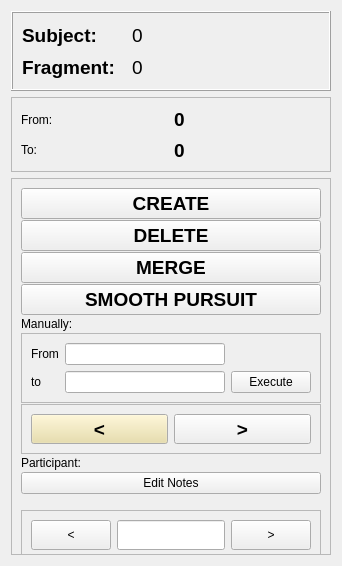
      <widget class="QWidget" name="page_manual">
       <layout class="QVBoxLayout" name="verticalLayout_8">
        <item>
         <widget class="QFrame" name="frameSubjectInfo_2">
          <property name="minimumSize">
           <size>
            <width>0</width>
            <height>80</height>
           </size>
          </property>
          <property name="maximumSize">
           <size>
            <width>16777215</width>
            <height>80</height>
           </size>
          </property>
          <property name="frameShape">
           <enum>QFrame::Box</enum>
          </property>
          <property name="frameShadow">
           <enum>QFrame::Raised</enum>
          </property>
          <layout class="QGridLayout" name="gridLayout_9">
           <property name="topMargin">
            <number>7</number>
           </property>
           <property name="bottomMargin">
            <number>7</number>
           </property>
           <property name="horizontalSpacing">
            <number>10</number>
           </property>
           <property name="verticalSpacing">
            <number>2</number>
           </property>
           <item row="0" column="1">
            <widget class="QLabel" name="lSubject">
             <property name="font">
              <font>
               <pointsize>14</pointsize>
              </font>
             </property>
             <property name="text">
              <string>0</string>
             </property>
            </widget>
           </item>
           <item row="0" column="0">
            <widget class="QLabel" name="label_19">
             <property name="minimumSize">
              <size>
               <width>100</width>
               <height>0</height>
              </size>
             </property>
             <property name="maximumSize">
              <size>
               <width>100</width>
               <height>16777215</height>
              </size>
             </property>
             <property name="font">
              <font>
               <pointsize>14</pointsize>
               <weight>75</weight>
               <bold>true</bold>
              </font>
             </property>
             <property name="text">
              <string>Subject:</string>
             </property>
            </widget>
           </item>
           <item row="1" column="0">
            <widget class="QLabel" name="label_20">
             <property name="minimumSize">
              <size>
               <width>100</width>
               <height>0</height>
              </size>
             </property>
             <property name="maximumSize">
              <size>
               <width>100</width>
               <height>16777215</height>
              </size>
             </property>
             <property name="font">
              <font>
               <pointsize>14</pointsize>
               <weight>75</weight>
               <bold>true</bold>
              </font>
             </property>
             <property name="text">
              <string>Fragment:</string>
             </property>
            </widget>
           </item>
           <item row="1" column="1">
            <widget class="QLabel" name="lSegment">
             <property name="font">
              <font>
               <pointsize>14</pointsize>
              </font>
             </property>
             <property name="text">
              <string>0</string>
             </property>
            </widget>
           </item>
          </layout>
         </widget>
        </item>
        <item>
         <widget class="QFrame" name="frameSegmentInfo_2">
          <property name="minimumSize">
           <size>
            <width>0</width>
            <height>75</height>
           </size>
          </property>
          <property name="maximumSize">
           <size>
            <width>16777215</width>
            <height>75</height>
           </size>
          </property>
          <property name="frameShape">
           <enum>QFrame::StyledPanel</enum>
          </property>
          <property name="frameShadow">
           <enum>QFrame::Raised</enum>
          </property>
          <layout class="QGridLayout" name="gridLayout_8">
           <item row="0" column="0">
            <widget class="QLabel" name="lLabel_6">
             <property name="text">
              <string>From:</string>
             </property>
            </widget>
           </item>
           <item row="0" column="1">
            <widget class="QLabel" name="lFrom">
             <property name="font">
              <font>
               <pointsize>14</pointsize>
               <weight>75</weight>
               <bold>true</bold>
              </font>
             </property>
             <property name="text">
              <string>0</string>
             </property>
            </widget>
           </item>
           <item row="1" column="0">
            <widget class="QLabel" name="lLabel_7">
             <property name="text">
              <string>To:</string>
             </property>
            </widget>
           </item>
           <item row="1" column="1">
            <widget class="QLabel" name="lTo">
             <property name="font">
              <font>
               <pointsize>14</pointsize>
               <weight>75</weight>
               <bold>true</bold>
              </font>
             </property>
             <property name="text">
              <string>0</string>
             </property>
            </widget>
           </item>
          </layout>
         </widget>
        </item>
        <item>
         <widget class="QFrame" name="frameMainButtons_2">
          <property name="layoutDirection">
           <enum>Qt::LeftToRight</enum>
          </property>
          <property name="frameShape">
           <enum>QFrame::StyledPanel</enum>
          </property>
          <property name="frameShadow">
           <enum>QFrame::Raised</enum>
          </property>
          <layout class="QVBoxLayout" name="verticalLayout_7">
           <property name="spacing">
            <number>1</number>
           </property>
           <item>
            <widget class="QPushButton" name="bCreate">
             <property name="sizePolicy">
              <sizepolicy hsizetype="Minimum" vsizetype="Preferred">
               <horstretch>0</horstretch>
               <verstretch>0</verstretch>
              </sizepolicy>
             </property>
             <property name="font">
              <font>
               <pointsize>14</pointsize>
               <weight>75</weight>
               <bold>true</bold>
              </font>
             </property>
             <property name="text">
              <string>CREATE</string>
             </property>
            </widget>
           </item>
           <item>
            <widget class="QPushButton" name="bDelete">
             <property name="sizePolicy">
              <sizepolicy hsizetype="Minimum" vsizetype="Preferred">
               <horstretch>0</horstretch>
               <verstretch>0</verstretch>
              </sizepolicy>
             </property>
             <property name="font">
              <font>
               <pointsize>14</pointsize>
               <weight>75</weight>
               <bold>true</bold>
              </font>
             </property>
             <property name="text">
              <string>DELETE</string>
             </property>
            </widget>
           </item>
           <item>
            <widget class="QPushButton" name="bMerge">
             <property name="sizePolicy">
              <sizepolicy hsizetype="Minimum" vsizetype="Preferred">
               <horstretch>0</horstretch>
               <verstretch>0</verstretch>
              </sizepolicy>
             </property>
             <property name="font">
              <font>
               <pointsize>14</pointsize>
               <weight>75</weight>
               <bold>true</bold>
              </font>
             </property>
             <property name="text">
              <string>MERGE</string>
             </property>
            </widget>
           </item>
           <item>
            <widget class="QPushButton" name="bSmoothPursuit">
             <property name="sizePolicy">
              <sizepolicy hsizetype="Minimum" vsizetype="Preferred">
               <horstretch>0</horstretch>
               <verstretch>0</verstretch>
              </sizepolicy>
             </property>
             <property name="font">
              <font>
               <pointsize>14</pointsize>
               <weight>75</weight>
               <bold>true</bold>
              </font>
             </property>
             <property name="text">
              <string>SMOOTH PURSUIT</string>
             </property>
            </widget>
           </item>
           <item>
            <widget class="QLabel" name="label_21">
             <property name="minimumSize">
              <size>
               <width>0</width>
               <height>16</height>
              </size>
             </property>
             <property name="maximumSize">
              <size>
               <width>16777215</width>
               <height>16</height>
              </size>
             </property>
             <property name="text">
              <string>Manually:</string>
             </property>
            </widget>
           </item>
           <item>
            <widget class="QFrame" name="frameManually_2">
             <property name="minimumSize">
              <size>
               <width>0</width>
               <height>50</height>
              </size>
             </property>
             <property name="maximumSize">
              <size>
               <width>16777215</width>
               <height>75</height>
              </size>
             </property>
             <property name="frameShape">
              <enum>QFrame::StyledPanel</enum>
             </property>
             <property name="frameShadow">
              <enum>QFrame::Raised</enum>
             </property>
             <layout class="QGridLayout" name="gridLayout_10">
              <item row="0" column="0">
               <widget class="QLabel" name="label_22">
                <property name="text">
                 <string>From</string>
                </property>
               </widget>
              </item>
              <item row="0" column="1">
               <widget class="QLineEdit" name="txFrom">
                <property name="sizePolicy">
                 <sizepolicy hsizetype="Expanding" vsizetype="Preferred">
                  <horstretch>0</horstretch>
                  <verstretch>0</verstretch>
                 </sizepolicy>
                </property>
               </widget>
              </item>
              <item row="1" column="0">
               <widget class="QLabel" name="label_23">
                <property name="text">
                 <string>to</string>
                </property>
               </widget>
              </item>
              <item row="1" column="1">
               <widget class="QLineEdit" name="txTo">
                <property name="sizePolicy">
                 <sizepolicy hsizetype="Expanding" vsizetype="Preferred">
                  <horstretch>0</horstretch>
                  <verstretch>0</verstretch>
                 </sizepolicy>
                </property>
               </widget>
              </item>
              <item row="1" column="2">
               <widget class="QPushButton" name="bExecManual">
                <property name="sizePolicy">
                 <sizepolicy hsizetype="Minimum" vsizetype="Preferred">
                  <horstretch>0</horstretch>
                  <verstretch>0</verstretch>
                 </sizepolicy>
                </property>
                <property name="text">
                 <string>Execute</string>
                </property>
               </widget>
              </item>
             </layout>
            </widget>
           </item>
           <item>
            <widget class="QFrame" name="frameSwitchSegment_2">
             <property name="maximumSize">
              <size>
               <width>16777215</width>
               <height>50</height>
              </size>
             </property>
             <property name="frameShape">
              <enum>QFrame::StyledPanel</enum>
             </property>
             <property name="frameShadow">
              <enum>QFrame::Raised</enum>
             </property>
             <layout class="QHBoxLayout" name="horizontalLayout_3">
              <item>
               <widget class="QPushButton" name="bPrevious">
                <property name="sizePolicy">
                 <sizepolicy hsizetype="Minimum" vsizetype="Preferred">
                  <horstretch>0</horstretch>
                  <verstretch>0</verstretch>
                 </sizepolicy>
                </property>
                <property name="palette">
                 <palette>
                  <active>
                   <colorrole role="Button">
                    <brush brushstyle="SolidPattern">
                     <color alpha="255">
                      <red>232</red>
                      <green>219</green>
                      <blue>159</blue>
                     </color>
                    </brush>
                   </colorrole>
                  </active>
                  <inactive>
                   <colorrole role="Button">
                    <brush brushstyle="SolidPattern">
                     <color alpha="255">
                      <red>232</red>
                      <green>219</green>
                      <blue>159</blue>
                     </color>
                    </brush>
                   </colorrole>
                  </inactive>
                  <disabled>
                   <colorrole role="Button">
                    <brush brushstyle="SolidPattern">
                     <color alpha="255">
                      <red>232</red>
                      <green>219</green>
                      <blue>159</blue>
                     </color>
                    </brush>
                   </colorrole>
                  </disabled>
                 </palette>
                </property>
                <property name="font">
                 <font>
                  <pointsize>14</pointsize>
                  <weight>75</weight>
                  <bold>true</bold>
                 </font>
                </property>
                <property name="text">
                 <string>&lt;</string>
                </property>
               </widget>
              </item>
              <item>
               <widget class="QPushButton" name="bNext">
                <property name="sizePolicy">
                 <sizepolicy hsizetype="Minimum" vsizetype="Preferred">
                  <horstretch>0</horstretch>
                  <verstretch>0</verstretch>
                 </sizepolicy>
                </property>
                <property name="font">
                 <font>
                  <pointsize>14</pointsize>
                  <weight>75</weight>
                  <bold>true</bold>
                 </font>
                </property>
                <property name="text">
                 <string>&gt;</string>
                </property>
               </widget>
              </item>
             </layout>
            </widget>
           </item>
           <item>
            <widget class="QLabel" name="label_24">
             <property name="minimumSize">
              <size>
               <width>0</width>
               <height>16</height>
              </size>
             </property>
             <property name="maximumSize">
              <size>
               <width>16777215</width>
               <height>16</height>
              </size>
             </property>
             <property name="text">
              <string>Participant:</string>
             </property>
            </widget>
           </item>
           <item>
            <widget class="QPushButton" name="bNotes">
             <property name="sizePolicy">
              <sizepolicy hsizetype="Minimum" vsizetype="Preferred">
               <horstretch>0</horstretch>
               <verstretch>0</verstretch>
              </sizepolicy>
             </property>
             <property name="maximumSize">
              <size>
               <width>10000</width>
               <height>16777215</height>
              </size>
             </property>
             <property name="text">
              <string>Edit Notes</string>
             </property>
            </widget>
           </item>
           <item>
            <widget class="QFrame" name="frameSwitchParticipant_2">
             <property name="minimumSize">
              <size>
               <width>0</width>
               <height>50</height>
              </size>
             </property>
             <property name="maximumSize">
              <size>
               <width>16777215</width>
               <height>20</height>
              </size>
             </property>
             <property name="frameShape">
              <enum>QFrame::StyledPanel</enum>
             </property>
             <property name="frameShadow">
              <enum>QFrame::Raised</enum>
             </property>
             <layout class="QGridLayout" name="gridLayout_11">
              <item row="0" column="0">
               <widget class="QPushButton" name="pushButtonParticipantLeft">
                <property name="sizePolicy">
                 <sizepolicy hsizetype="Minimum" vsizetype="Preferred">
                  <horstretch>0</horstretch>
                  <verstretch>0</verstretch>
                 </sizepolicy>
                </property>
                <property name="text">
                 <string>&lt;</string>
                </property>
               </widget>
              </item>
              <item row="0" column="2">
               <widget class="QPushButton" name="pushButtonParticipantRight">
                <property name="sizePolicy">
                 <sizepolicy hsizetype="Minimum" vsizetype="Preferred">
                  <horstretch>0</horstretch>
                  <verstretch>0</verstretch>
                 </sizepolicy>
                </property>
                <property name="text">
                 <string>&gt;</string>
                </property>
               </widget>
              </item>
              <item row="0" column="1">
               <widget class="QLineEdit" name="lineEditParticipant">
                <property name="sizePolicy">
                 <sizepolicy hsizetype="Preferred" vsizetype="Preferred">
                  <horstretch>0</horstretch>
                  <verstretch>0</verstretch>
                 </sizepolicy>
                </property>
               </widget>
              </item>
             </layout>
            </widget>
           </item>
          </layout>
         </widget>
        </item>
       </layout>
      </widget>
